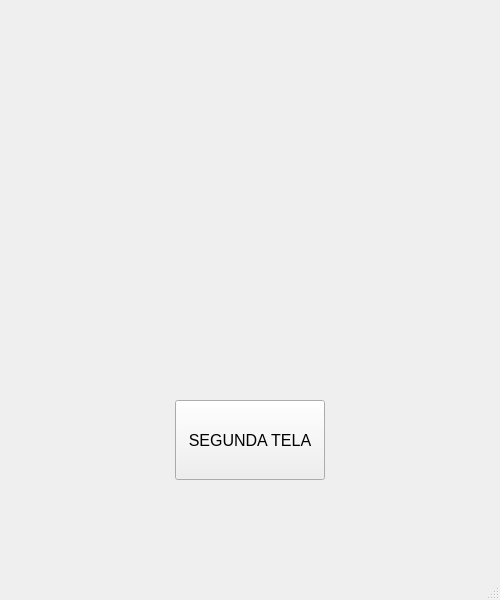
<?xml version="1.0" encoding="UTF-8"?>
<ui version="4.0">
 <class>MainWindow</class>
 <widget class="QMainWindow" name="MainWindow">
  <property name="geometry">
   <rect>
    <x>0</x>
    <y>0</y>
    <width>500</width>
    <height>600</height>
   </rect>
  </property>
  <property name="windowTitle">
   <string>MainWindow</string>
  </property>
  <widget class="QWidget" name="centralwidget">
   <widget class="QPushButton" name="pushButton">
    <property name="geometry">
     <rect>
      <x>175</x>
      <y>400</y>
      <width>150</width>
      <height>80</height>
     </rect>
    </property>
    <property name="font">
     <font>
      <pointsize>12</pointsize>
     </font>
    </property>
    <property name="text">
     <string>SEGUNDA TELA</string>
    </property>
   </widget>
  </widget>
  <widget class="QMenuBar" name="menubar">
   <property name="geometry">
    <rect>
     <x>0</x>
     <y>0</y>
     <width>500</width>
     <height>22</height>
    </rect>
   </property>
  </widget>
  <widget class="QStatusBar" name="statusbar"/>
 </widget>
 <resources/>
 <connections/>
</ui>
